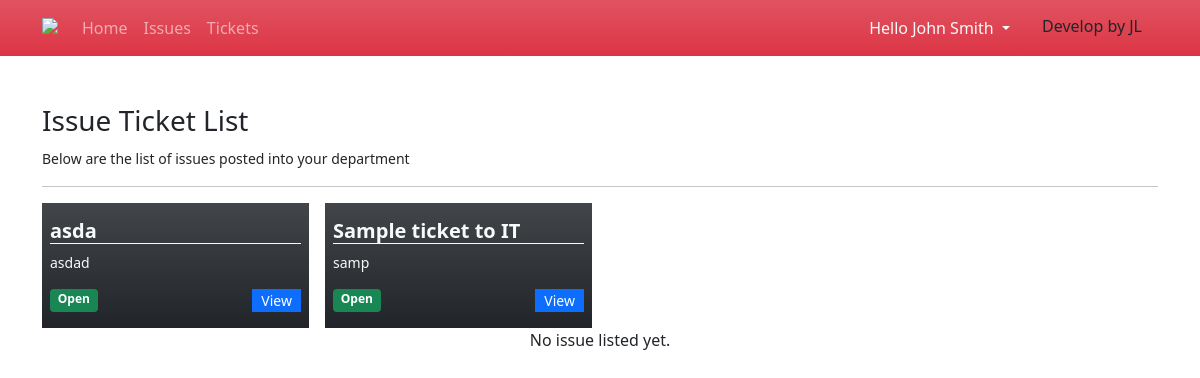
The app's page /?page=tickets (signed in), older data.
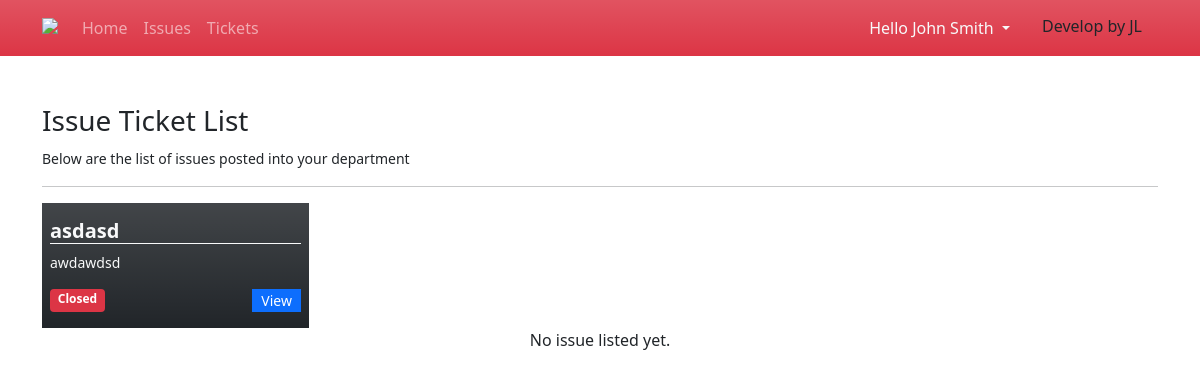
The same page, newer data.
### tables this page shows
CREATE TABLE issue_list (
            `issue_id` INTEGER PRIMARY KEY AUTOINCREMENT,
            `title` TEXT NOT NULL,
            `description` TEXT NOT NULL,
            `department_id` INTEGER NOT NULL,
            `user_id` INTEGER NOT NULL,
            `status` INTEGER NOT NULL DEFAULT 0,
            `date_created` TIMESTAMP DEFAULT CURRENT_TIMESTAMP,
            `date_updated` TIMESTAMP NULL
        );

### tickets.php (the view, shortened to what this page needs)
<h3>Issue Ticket List</h3>
<small>Below are the list of issues posted into your department</small>
<hr>
<div class="row gx-3 row-cols-4">
    <?php
        $sql = "SELECT i.*,u.fullname, d.name from issue_list i inner join department_list d on i.department_id = d.rowid inner join user_list u on i.user_id = u.user_id where i.department_id = '{$_SESSION['department_id']}' ORDER BY i.`status` asc, strftime('%s', i.date_created) desc";
        $qry = $conn->query($sql);
        while($row = $qry->fetchArray()):
    ?>
    <div class="col">
        <div class="w-100 bg-dark text-light bg-gradient opcaity-70 py-3 px-2">
            <h5 class="truncate-1 border-bottom border-light" title="<?php echo $row['title'] ?>"><b><?php echo $row['title'] ?></b></h5>
            <small class="truncate-3">
            <?php
                echo $row['description'];
            ?>
            </small>
            <div class="w-100 d-flex justify-content-between align-items-middle mt-3">
                <?php
                if($row['status'] == 0 ){
                    echo "<span class='w-auto badge bg-success'>Open</span>";
                }else{
                    echo "<span class='w-auto badge bg-danger'>Closed</span>";
                }
                ?>
                <a class="btn btn-sm btn-primary col-auto py-0 rounded-0" href="./?page=view_issue&id=<?php echo md5($row['issue_id']) ?>">View</a>
            </div>
        </div>
    </div>
    <?php endwhile; ?>
</div>
<?php if(!$qry->fetchArray()): ?>
<div class="w-100 text-center">No issue listed yet.</div>
<?php endif; ?>

Row changes from the older to the newer data that the page shows:
no longer on this page (row edited): issue_list: title "Sample ticket to IT", description "samp", status "Open"
changed issue_list: title "asda" → "asdasd"; description "asdad" → "awdawdsd"; status "Open" → "Closed"
